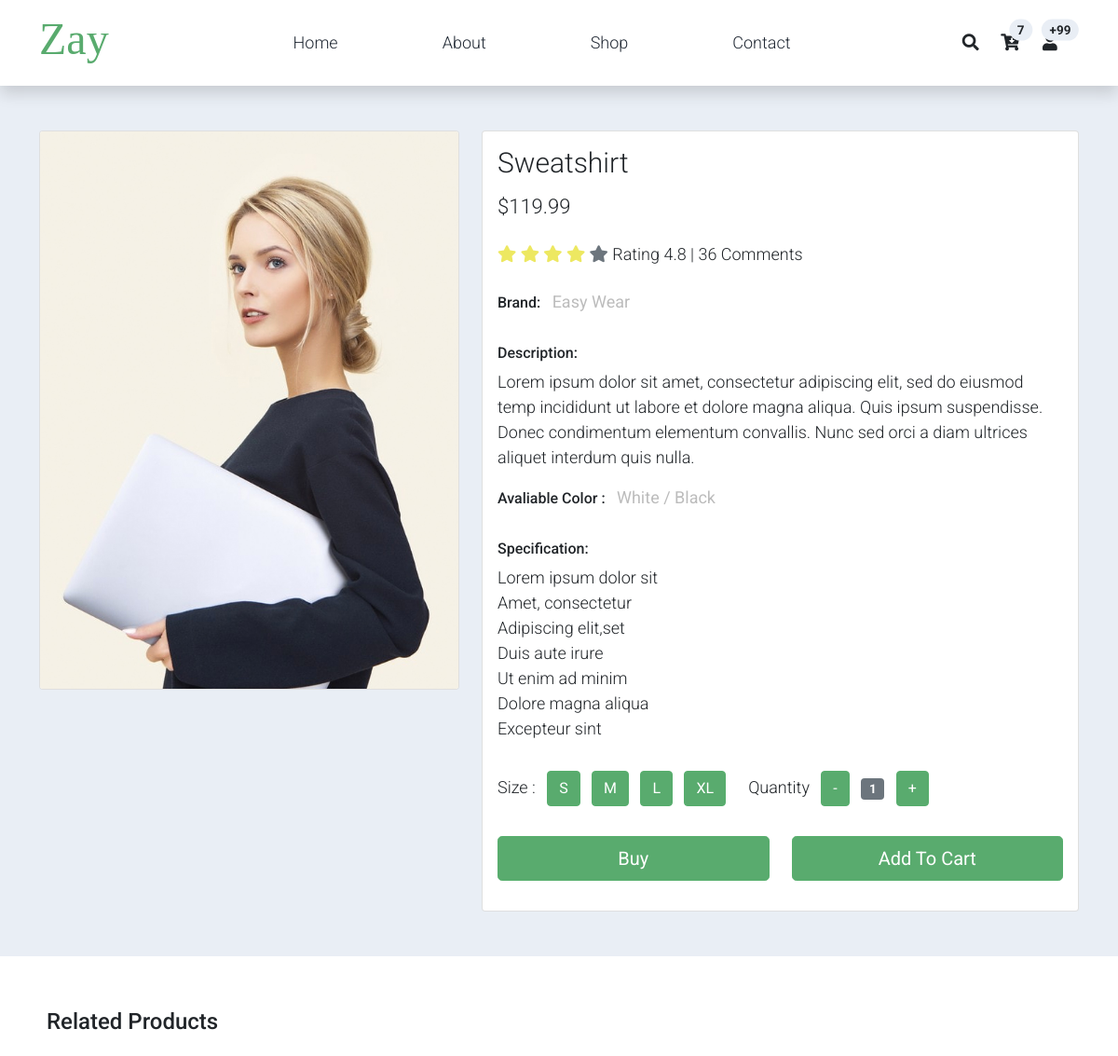
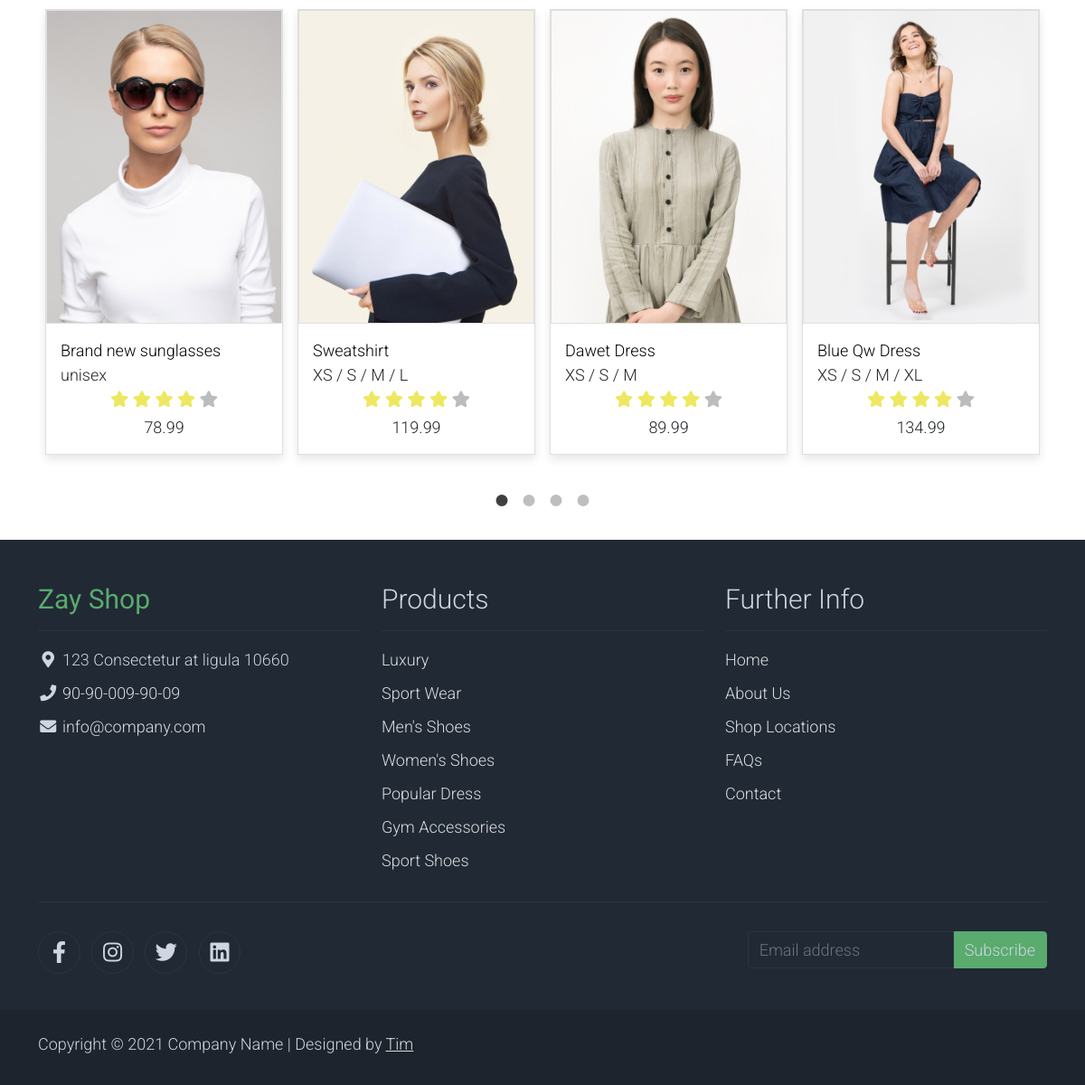
/shopsingle/2/, run on the app's committed database (2 pictures, top to bottom).
### index/models.py (models this page shows)
class CardBodies(models.Model):
    title = models.CharField(max_length=255, verbose_name="Title")
    sizes = models.CharField(max_length=255, verbose_name="Sizes")
    price = models.FloatField(verbose_name="Price")
    photo = models.FileField(upload_to="cards/", verbose_name="Photo")
    date = models.DateField(verbose_name="Date")
    class Meta:
        verbose_name = "Card Body"
        verbose_name_plural = "Card Bodies"

### index/views.py (the view)
# urls.py: path('shopsingle/<int:id>/', views.shopsingle, name='shop-single'),
def shopsingle(request, id):
    cardbodies = CardBodies.objects.all()
    cardb = get_object_or_404(CardBodies, id=id)
    context = {'cardbodies': cardbodies, 'cardb': cardb}
    return render(request, 'shop-single.html', context=context)

### templates/shop-single.html (shortened to what this page needs)
{% extends 'base.html' %}
{% load static %}
{% block main %}
    <section class="bg-light">
        <div class="container pb-5">
            <div class="row">
                <div class="col-lg-5 mt-5">
                    <div class="card mb-3">
                        <img class="card-img img-fluid" src="{{ cardb.photo.url }}" alt="Card image cap" id="product-detail">
                    </div></div>
                <div class="col-lg-7 mt-5">
                    <div class="card">
                        <div class="card-body">
                            <h1 class="h2">{{ cardb.title }}</h1>
                            <p class="h3 py-2">${{cardb.price}}</p>
                            <p class="py-2">
                                <i class="fa fa-star text-warning"></i>
                                <i class="fa fa-star text-warning"></i>
                                <i class="fa fa-star text-warning"></i>
                                <i class="fa fa-star text-warning"></i>
                                <i class="fa fa-star text-secondary"></i>
                                <span class="list-inline-item text-dark">Rating 4.8 | 36 Comments</span>
                            </p>
                            <ul class="list-inline">
                                <li class="list-inline-item">
                                    <h6>Brand:</h6>
                                </li>
                                <li class="list-inline-item">
                                    <p class="text-muted"><strong>Easy Wear</strong></p>
                                </li>
                            </ul>
                            <h6>Description:</h6>
                            <p>Lorem ipsum dolor sit amet, consectetur adipiscing elit, sed do eiusmod temp incididunt ut labore et dolore magna aliqua. Quis ipsum suspendisse. Donec condimentum elementum convallis. Nunc sed orci a diam ultrices aliquet interdum quis nulla.</p>
                            <ul class="list-inline">
                                <li class="list-inline-item">
                                    <h6>Avaliable Color :</h6>
                                </li>
                                <li class="list-inline-item">
                                    <p class="text-muted"><strong>White / Black</strong></p>
                                </li>
                            </ul>
                            <h6>Specification:</h6>
                            <ul class="list-unstyled pb-3">
                                <li>Lorem ipsum dolor sit</li>
                                <li>Amet, consectetur</li>
                                <li>Adipiscing elit,set</li>
                                <li>Duis aute irure</li>
                                <li>Ut enim ad minim</li>
                                <li>Dolore magna aliqua</li>
                                <li>Excepteur sint</li>
                            </ul>
                            <form action="" method="GET">
                                <div class="row">
                                    <div class="col-auto">
                                        <ul class="list-inline pb-3">
                                            <li class="list-inline-item">Size :
                                            </li>
                                            <li class="list-inline-item"><span class="btn btn-success btn-size">S</span></li>
                                            <li class="list-inline-item"><span class="btn btn-success btn-size">M</span></li>
                                            <li class="list-inline-item"><span class="btn btn-success btn-size">L</span></li>
                                            <li class="list-inline-item"><span class="btn btn-success btn-size">XL</span></li>
                                        </ul>
                                    </div>
                                    <div class="col-auto">
                                        <ul class="list-inline pb-3">
                                            <li class="list-inline-item text-right">
                                                Quantity
                                            </li>
                                            <li class="list-inline-item"><span class="btn btn-success" id="btn-minus">-</span></li>
                                            <li class="list-inline-item"><span class="badge bg-secondary" id="var-value">1</span></li>
                                            <li class="list-inline-item"><span class="btn btn-success" id="btn-plus">+</span></li>
                                        </ul>
                                    </div>
                                </div>
                                <div class="row pb-3">
                                    <div class="col d-grid">
                                        <button type="submit" class="btn btn-success btn-lg" name="submit" value="buy">Buy</button>
                                    </div>
                                    <div class="col d-grid">
                                        <button type="submit" class="btn btn-success btn-lg" name="submit" value="addtocard">Add To Cart</button>
                                    </div>
                                </div>
                            </form>
                        </div>
                    </div>
                </div>
            </div>
        </div>
    </section>
    <section class="py-5">
        <div class="container">
            <div class="row text-left p-2 pb-3">
                <h4>Related Products</h4>
            </div>
            <div id="carousel-related-product">
        {%  for item in cardbodies %}
                <div class="p-2 pb-3">
                    <div class="product-wap card rounded-0">
                        <div class="card rounded-0">
                            <img class="card-img rounded-0 img-fluid" src="{{ item.photo.url }}">
                        </div>
                        <div class="card-body">
                            <a href="#" class="h3 text-decoration-none">{{ item.title }}</a>
                            <ul class="w-100 list-unstyled d-flex justify-content-between mb-0">
                                <li>{{ item.sizes }}</li>
                            </ul>
                            <ul class="list-unstyled d-flex justify-content-center mb-1">
                                <li>
                                    <i class="text-warning fa fa-star"></i>
                                    <i class="text-warning fa fa-star"></i>
                                    <i class="text-warning fa fa-star"></i>
                                    <i class="text-warning fa fa-star"></i>
                                    <i class="text-muted fa fa-star"></i>
                                </li>
                            </ul>
                            <p class="text-center mb-0">{{item.price}}</p>
                        </div>
                    </div>
                </div>
        {% endfor %}
            </div>
        </div>
    </section>
{% endblock %}

### static/assets/css/templatemo.css (style rules this page uses)
body, ul, li, p, a, label, input, div { font-family: 'Roboto', sans-serif; font-size: 18px !important; font-weight: 300 !important; }
.h2 { font-family: 'Roboto', sans-serif; font-size: 30px !important; font-weight: 300; }
.h3 { font-family: 'Roboto', sans-serif; font-size: 22px !important; }
.text-warning { color: #ede861 !important; }
.text-muted { color: #bcbcbc !important; }
.bg-light { background-color: #e9eef5 !important; }
.btn-success { background-color: #59ab6e !important; border-color: #56ae6c !important; }
.product-wap { box-shadow: 0px 5px 10px 0px rgba(0, 0, 0, 0.10); }
.card.product-wap a { color: #000; }

### data on the page
CardBodies: photo (picture), title "Sweatshirt", price "119.99", sizes "XS / S / M / L"
CardBodies: photo (picture), title "Brand new sunglasses", sizes "unisex", price "78.99"
CardBodies: photo (picture), title "Dawet Dress", sizes "XS / S / M", price "89.99"
CardBodies: photo (picture), title "Blue Qw Dress", sizes "XS / S / M / XL", price "134.99"
